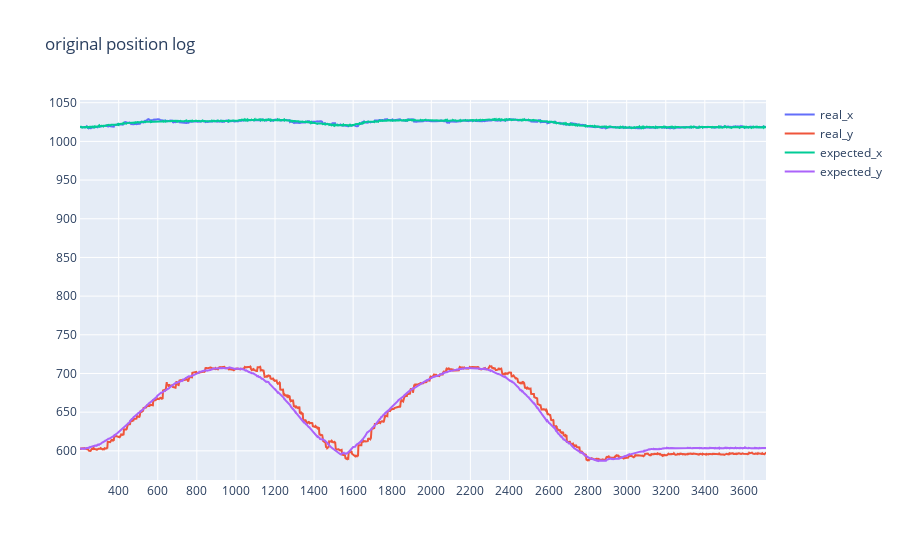

The cell this chart's notebook holds for it:
### Code cell
# show the position data diagram
p=[]
#index = np.arange(0,len(data_log))
index = data_log['frame_id']
               
for c in ['real_x','real_y','expected_x','expected_y']:    
    trace=go.Scatter(
        y= data_log[c],
        x= index,
        name = c
    )
    p.append(trace)

                  
axis_template=dict(
    showgrid=True,  #网格
    zeroline=True,  #是否显示基线,即沿着(0,0)画出x轴和y轴
    nticks=20,
    showline=True,
    #title='X axis',
    #mirror='all',
    zerolinecolor="#FF0000"
)
layout=go.Layout(
    xaxis=axis_template,
    yaxis=axis_template,
    title='original position log'
)

fig=go.Figure(
    data=p,
    layout=layout
)
iplot(fig)
io.write_html(fig, file=prefix+filename.replace('.csv','_')+layout.title.text.replace(' ','_')+'.html')

### Figure 1 — Plotly figure (JSON) as saved in the notebook; plotly's stock layout.template omitted (floating-point values rounded to 4 significant figures; data arrays with more than 128 entries replaced by an {"elided": "..."} marker saying what was removed)
{"data": [{"name": "real_x", "type": "scatter", "x": {"elided": "2065 int values"}, "y": {"elided": "2065 float values"}}, {"name": "real_y", "type": "scatter", "x": {"elided": "2065 int values"}, "y": {"elided": "2065 float values"}}, {"name": "expected_x", "type": "scatter", "x": {"elided": "2065 int values"}, "y": {"elided": "2065 float values"}}, {"name": "expected_y", "type": "scatter", "x": {"elided": "2065 int values"}, "y": {"elided": "2065 float values"}}], "layout": {"title": {"text": "original position log"}, "xaxis": {"nticks": 20, "showgrid": true, "showline": true, "zeroline": true, "zerolinecolor": "#FF0000"}, "yaxis": {"nticks": 20, "showgrid": true, "showline": true, "zeroline": true, "zerolinecolor": "#FF0000"}}}
